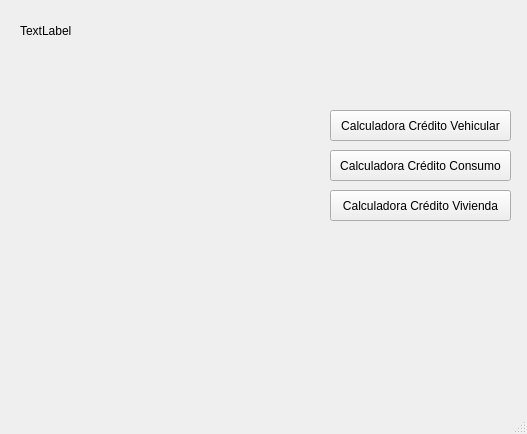
<?xml version="1.0" encoding="UTF-8"?>
<ui version="4.0">
 <class>MainWindow</class>
 <widget class="QMainWindow" name="MainWindow">
  <property name="geometry">
   <rect>
    <x>0</x>
    <y>0</y>
    <width>527</width>
    <height>434</height>
   </rect>
  </property>
  <property name="windowTitle">
   <string>MainWindow</string>
  </property>
  <widget class="QWidget" name="centralwidget">
   <widget class="QPushButton" name="pushButton">
    <property name="geometry">
     <rect>
      <x>330</x>
      <y>110</y>
      <width>181</width>
      <height>31</height>
     </rect>
    </property>
    <property name="text">
     <string>Calculadora Crédito Vehicular</string>
    </property>
   </widget>
   <widget class="QPushButton" name="pushButton_2">
    <property name="geometry">
     <rect>
      <x>330</x>
      <y>150</y>
      <width>181</width>
      <height>31</height>
     </rect>
    </property>
    <property name="text">
     <string>Calculadora Crédito Consumo</string>
    </property>
   </widget>
   <widget class="QPushButton" name="pushButton_3">
    <property name="geometry">
     <rect>
      <x>330</x>
      <y>190</y>
      <width>181</width>
      <height>31</height>
     </rect>
    </property>
    <property name="text">
     <string>Calculadora Crédito Vivienda</string>
    </property>
   </widget>
   <widget class="QWidget" name="widget_ventana2" native="true">
    <property name="geometry">
     <rect>
      <x>20</x>
      <y>100</y>
      <width>291</width>
      <height>251</height>
     </rect>
    </property>
   </widget>
   <widget class="QLabel" name="nombre_label">
    <property name="geometry">
     <rect>
      <x>20</x>
      <y>20</y>
      <width>391</width>
      <height>21</height>
     </rect>
    </property>
    <property name="text">
     <string>TextLabel</string>
    </property>
   </widget>
  </widget>
  <widget class="QMenuBar" name="menubar">
   <property name="geometry">
    <rect>
     <x>0</x>
     <y>0</y>
     <width>527</width>
     <height>22</height>
    </rect>
   </property>
  </widget>
  <widget class="QStatusBar" name="statusbar"/>
 </widget>
 <resources/>
 <connections/>
</ui>
